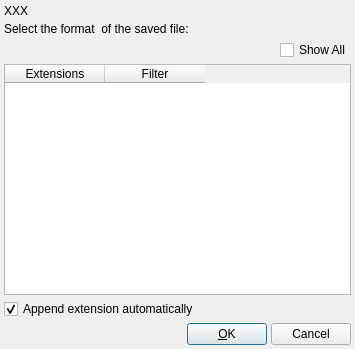
<ui version="4.0" >
 <class>SelectFilterDialog</class>
 <widget class="QDialog" name="SelectFilterDialog" >
  <property name="geometry" >
   <rect>
    <x>0</x>
    <y>0</y>
    <width>355</width>
    <height>349</height>
   </rect>
  </property>
  <property name="windowTitle" >
   <string>Select Filter</string>
  </property>
  <property name="windowIcon" >
   <iconset resource="icons.qrc" >
    <normaloff>:/program/icons/aten.png</normaloff>:/program/icons/aten.png</iconset>
  </property>
  <layout class="QVBoxLayout" name="verticalLayout" >
   <property name="spacing" >
    <number>4</number>
   </property>
   <property name="margin" >
    <number>4</number>
   </property>
   <item>
    <widget class="QLabel" name="TextLabel" >
     <property name="text" >
      <string>XXX</string>
     </property>
    </widget>
   </item>
   <item>
    <widget class="QLabel" name="label" >
     <property name="text" >
      <string>Select the format  of the saved file:</string>
     </property>
    </widget>
   </item>
   <item>
    <layout class="QHBoxLayout" >
     <property name="spacing" >
      <number>6</number>
     </property>
     <property name="margin" >
      <number>0</number>
     </property>
     <item>
      <spacer>
       <property name="orientation" >
        <enum>Qt::Horizontal</enum>
       </property>
       <property name="sizeHint" stdset="0" >
        <size>
         <width>40</width>
         <height>20</height>
        </size>
       </property>
      </spacer>
     </item>
     <item>
      <widget class="QCheckBox" name="ShowAllCheck" >
       <property name="toolTip" >
        <string>Show all filters, not just those that match the file extension</string>
       </property>
       <property name="text" >
        <string>Show All</string>
       </property>
      </widget>
     </item>
    </layout>
   </item>
   <item>
    <widget class="QTableWidget" name="FilterTable" >
     <property name="editTriggers" >
      <set>QAbstractItemView::NoEditTriggers</set>
     </property>
     <property name="selectionMode" >
      <enum>QAbstractItemView::SingleSelection</enum>
     </property>
     <property name="selectionBehavior" >
      <enum>QAbstractItemView::SelectRows</enum>
     </property>
     <column>
      <property name="text" >
       <string>Extensions</string>
      </property>
     </column>
     <column>
      <property name="text" >
       <string>Filter</string>
      </property>
     </column>
    </widget>
   </item>
   <item>
    <widget class="QCheckBox" name="AppendExtensionCheck" >
     <property name="text" >
      <string>Append extension automatically</string>
     </property>
     <property name="checked" >
      <bool>true</bool>
     </property>
    </widget>
   </item>
   <item>
    <layout class="QHBoxLayout" name="horizontalLayout" >
     <item>
      <spacer name="horizontalSpacer" >
       <property name="orientation" >
        <enum>Qt::Horizontal</enum>
       </property>
       <property name="sizeHint" stdset="0" >
        <size>
         <width>40</width>
         <height>20</height>
        </size>
       </property>
      </spacer>
     </item>
     <item>
      <widget class="QPushButton" name="OkButton" >
       <property name="maximumSize" >
        <size>
         <width>16777215</width>
         <height>30</height>
        </size>
       </property>
       <property name="text" >
        <string>&amp;OK</string>
       </property>
      </widget>
     </item>
     <item>
      <widget class="QPushButton" name="CancelButton" >
       <property name="maximumSize" >
        <size>
         <width>16777215</width>
         <height>30</height>
        </size>
       </property>
       <property name="text" >
        <string>Cancel</string>
       </property>
      </widget>
     </item>
    </layout>
   </item>
  </layout>
 </widget>
 <resources>
  <include location="icons.qrc" />
 </resources>
 <connections/>
</ui>
